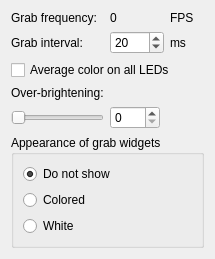
          <widget class="QWidget" name="page">
           <layout class="QVBoxLayout" name="verticalLayout_8">
            <item>
             <layout class="QGridLayout" name="gridLayout" rowstretch="0,0,0,0,0">
              <item row="3" column="0">
               <widget class="QLabel" name="label_11">
                <property name="text">
                 <string>Over-brightening:</string>
                </property>
               </widget>
              </item>
              <item row="0" column="1">
               <widget class="QLabel" name="label_GrabFrequency_value">
                <property name="text">
                 <string notr="true">0</string>
                </property>
                <property name="margin">
                 <number>3</number>
                </property>
                <property name="textInteractionFlags">
                 <set>Qt::LinksAccessibleByMouse|Qt::TextSelectableByMouse</set>
                </property>
               </widget>
              </item>
              <item row="1" column="1">
               <widget class="QSpinBox" name="spinBox_GrabSlowdown">
                <property name="sizePolicy">
                 <sizepolicy hsizetype="Fixed" vsizetype="Fixed">
                  <horstretch>0</horstretch>
                  <verstretch>0</verstretch>
                 </sizepolicy>
                </property>
                <property name="minimumSize">
                 <size>
                  <width>50</width>
                  <height>0</height>
                 </size>
                </property>
                <property name="minimum">
                 <number>1</number>
                </property>
                <property name="maximum">
                 <number>1000</number>
                </property>
                <property name="value">
                 <number>20</number>
                </property>
               </widget>
              </item>
              <item row="0" column="0">
               <widget class="QLabel" name="label_GrabFrequency_txt">
                <property name="sizePolicy">
                 <sizepolicy hsizetype="Expanding" vsizetype="Maximum">
                  <horstretch>0</horstretch>
                  <verstretch>0</verstretch>
                 </sizepolicy>
                </property>
                <property name="font">
                 <font>
                  <weight>50</weight>
                  <bold>false</bold>
                 </font>
                </property>
                <property name="text">
                 <string>Grab frequency:</string>
                </property>
                <property name="alignment">
                 <set>Qt::AlignLeading|Qt::AlignLeft|Qt::AlignVCenter</set>
                </property>
               </widget>
              </item>
              <item row="0" column="2">
               <widget class="QLabel" name="label_GrabFrequency_txt_fps">
                <property name="text">
                 <string>FPS</string>
                </property>
                <property name="alignment">
                 <set>Qt::AlignLeading|Qt::AlignLeft|Qt::AlignVCenter</set>
                </property>
                <property name="textInteractionFlags">
                 <set>Qt::LinksAccessibleByMouse|Qt::TextSelectableByMouse</set>
                </property>
               </widget>
              </item>
              <item row="1" column="2">
               <widget class="QLabel" name="label_SlowdownGrab_txt_ms">
                <property name="text">
                 <string>ms</string>
                </property>
                <property name="alignment">
                 <set>Qt::AlignLeading|Qt::AlignLeft|Qt::AlignVCenter</set>
                </property>
               </widget>
              </item>
              <item row="1" column="0">
               <widget class="QLabel" name="label_SlowdownGrab_txt">
                <property name="sizePolicy">
                 <sizepolicy hsizetype="Expanding" vsizetype="Preferred">
                  <horstretch>0</horstretch>
                  <verstretch>0</verstretch>
                 </sizepolicy>
                </property>
                <property name="font">
                 <font>
                  <weight>50</weight>
                  <bold>false</bold>
                 </font>
                </property>
                <property name="text">
                 <string>Grab interval:</string>
                </property>
                <property name="alignment">
                 <set>Qt::AlignLeading|Qt::AlignLeft|Qt::AlignVCenter</set>
                </property>
                <property name="margin">
                 <number>0</number>
                </property>
               </widget>
              </item>
              <item row="4" column="0">
               <widget class="QSlider" name="horizontalSlider_GrabOverBrighten">
                <property name="sizePolicy">
                 <sizepolicy hsizetype="Minimum" vsizetype="Fixed">
                  <horstretch>0</horstretch>
                  <verstretch>0</verstretch>
                 </sizepolicy>
                </property>
                <property name="whatsThis">
                 <string>&lt;h4&gt;Over-brightening&lt;/h4&gt; To achieve a higher overall brightness, Prismatik will set the LEDs to maximum even if the grabbed color is not at full brightness.</string>
                </property>
                <property name="maximum">
                 <number>100</number>
                </property>
                <property name="orientation">
                 <enum>Qt::Horizontal</enum>
                </property>
               </widget>
              </item>
              <item row="4" column="1">
               <widget class="QSpinBox" name="spinBox_GrabOverBrighten">
                <property name="sizePolicy">
                 <sizepolicy hsizetype="Fixed" vsizetype="Fixed">
                  <horstretch>0</horstretch>
                  <verstretch>0</verstretch>
                 </sizepolicy>
                </property>
                <property name="minimumSize">
                 <size>
                  <width>50</width>
                  <height>0</height>
                 </size>
                </property>
                <property name="minimum">
                 <number>0</number>
                </property>
                <property name="maximum">
                 <number>100</number>
                </property>
                <property name="value">
                 <number>0</number>
                </property>
               </widget>
              </item>
              <item row="4" column="2">
               <widget class="QPushButton" name="pushButton_grabOverBrightenHelp">
                <property name="sizePolicy">
                 <sizepolicy hsizetype="Fixed" vsizetype="Fixed">
                  <horstretch>0</horstretch>
                  <verstretch>0</verstretch>
                 </sizepolicy>
                </property>
                <property name="styleSheet">
                 <string notr="true">margin: 0px;</string>
                </property>
                <property name="text">
                 <string/>
                </property>
                <property name="icon">
                 <iconset resource="../res/LightpackResources.qrc">
                  <normaloff>:/icons/help.png</normaloff>:/icons/help.png</iconset>
                </property>
                <property name="flat">
                 <bool>true</bool>
                </property>
               </widget>
              </item>
              <item row="2" column="0" colspan="3">
               <widget class="QCheckBox" name="checkBox_GrabIsAvgColors">
                <property name="font">
                 <font>
                  <weight>50</weight>
                  <bold>false</bold>
                 </font>
                </property>
                <property name="text">
                 <string>Average color on all LEDs</string>
                </property>
                <property name="checked">
                 <bool>false</bool>
                </property>
               </widget>
              </item>
             </layout>
            </item>
            <item>
             <widget class="QGroupBox" name="groupBox_2">
              <property name="title">
               <string>Appearance of grab widgets</string>
              </property>
              <layout class="QVBoxLayout" name="verticalLayout_16">
               <item>
                <widget class="QRadioButton" name="radioButton_GrabWidgetsDontShow">
                 <property name="text">
                  <string>Do not show</string>
                 </property>
                 <property name="checked">
                  <bool>true</bool>
                 </property>
                </widget>
               </item>
               <item>
                <widget class="QRadioButton" name="radioButton_Colored">
                 <property name="text">
                  <string>Colored</string>
                 </property>
                 <property name="checked">
                  <bool>false</bool>
                 </property>
                </widget>
               </item>
               <item>
                <widget class="QRadioButton" name="radioButton_White">
                 <property name="text">
                  <string>White</string>
                 </property>
                </widget>
               </item>
              </layout>
             </widget>
            </item>
           </layout>
          </widget>
